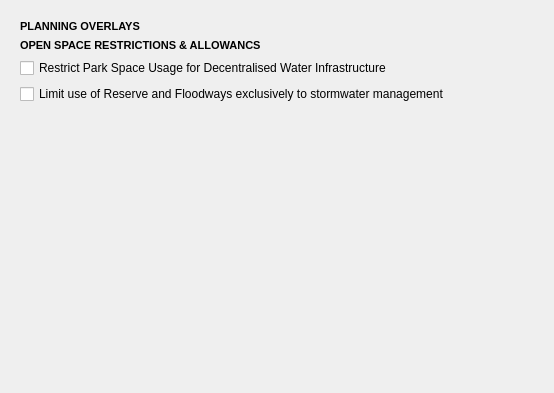
            <widget class="QWidget" name="inputs_contents_2">
             <property name="geometry">
              <rect>
               <x>0</x>
               <y>0</y>
               <width>554</width>
               <height>393</height>
              </rect>
             </property>
             <layout class="QVBoxLayout" name="verticalLayout_19">
              <item>
               <layout class="QVBoxLayout" name="verticalLayout_7">
                <property name="margin">
                 <number>9</number>
                </property>
                <item>
                 <widget class="QLabel" name="label_14">
                  <property name="sizePolicy">
                   <sizepolicy hsizetype="Preferred" vsizetype="Fixed">
                    <horstretch>0</horstretch>
                    <verstretch>13</verstretch>
                   </sizepolicy>
                  </property>
                  <property name="minimumSize">
                   <size>
                    <width>0</width>
                    <height>13</height>
                   </size>
                  </property>
                  <property name="maximumSize">
                   <size>
                    <width>16777215</width>
                    <height>13</height>
                   </size>
                  </property>
                  <property name="text">
                   <string>&lt;!DOCTYPE HTML PUBLIC &quot;-//W3C//DTD HTML 4.0//EN&quot; &quot;http://www.w3.org/TR/REC-html40/strict.dtd&quot;&gt;
&lt;html&gt;&lt;head&gt;&lt;meta name=&quot;qrichtext&quot; content=&quot;1&quot; /&gt;&lt;style type=&quot;text/css&quot;&gt;
p, li { white-space: pre-wrap; }
&lt;/style&gt;&lt;/head&gt;&lt;body style=&quot; font-family:'MS Shell Dlg 2'; font-size:8pt; font-weight:400; font-style:normal;&quot;&gt;
&lt;p style=&quot; margin-top:0px; margin-bottom:0px; margin-left:0px; margin-right:0px; -qt-block-indent:0; text-indent:0px;&quot;&gt;&lt;span style=&quot; font-weight:600;&quot;&gt;PLANNING OVERLAYS&lt;/span&gt;&lt;/p&gt;&lt;/body&gt;&lt;/html&gt;</string>
                  </property>
                 </widget>
                </item>
                <item>
                 <widget class="QLabel" name="label_15">
                  <property name="sizePolicy">
                   <sizepolicy hsizetype="Preferred" vsizetype="Fixed">
                    <horstretch>0</horstretch>
                    <verstretch>13</verstretch>
                   </sizepolicy>
                  </property>
                  <property name="minimumSize">
                   <size>
                    <width>0</width>
                    <height>13</height>
                   </size>
                  </property>
                  <property name="maximumSize">
                   <size>
                    <width>16777215</width>
                    <height>13</height>
                   </size>
                  </property>
                  <property name="text">
                   <string>&lt;!DOCTYPE HTML PUBLIC &quot;-//W3C//DTD HTML 4.0//EN&quot; &quot;http://www.w3.org/TR/REC-html40/strict.dtd&quot;&gt;
&lt;html&gt;&lt;head&gt;&lt;meta name=&quot;qrichtext&quot; content=&quot;1&quot; /&gt;&lt;style type=&quot;text/css&quot;&gt;
p, li { white-space: pre-wrap; }
&lt;/style&gt;&lt;/head&gt;&lt;body style=&quot; font-family:'MS Shell Dlg 2'; font-size:8pt; font-weight:400; font-style:normal;&quot;&gt;
&lt;p style=&quot; margin-top:0px; margin-bottom:0px; margin-left:0px; margin-right:0px; -qt-block-indent:0; text-indent:0px;&quot;&gt;&lt;span style=&quot; font-weight:600;&quot;&gt;OPEN SPACE RESTRICTIONS &amp;amp; ALLOWANCS&lt;/span&gt;&lt;/p&gt;&lt;/body&gt;&lt;/html&gt;</string>
                  </property>
                 </widget>
                </item>
                <item>
                 <widget class="QCheckBox" name="pg_usable_prohibit">
                  <property name="text">
                   <string>Restrict Park Space Usage for Decentralised Water Infrastructure</string>
                  </property>
                 </widget>
                </item>
                <item>
                 <widget class="QCheckBox" name="ref_limit_check">
                  <property name="text">
                   <string>Limit use of Reserve and Floodways exclusively to stormwater management</string>
                  </property>
                 </widget>
                </item>
               </layout>
              </item>
              <item>
               <spacer name="verticalSpacer">
                <property name="orientation">
                 <enum>Qt::Vertical</enum>
                </property>
                <property name="sizeHint" stdset="0">
                 <size>
                  <width>20</width>
                  <height>40</height>
                 </size>
                </property>
               </spacer>
              </item>
             </layout>
            </widget>
